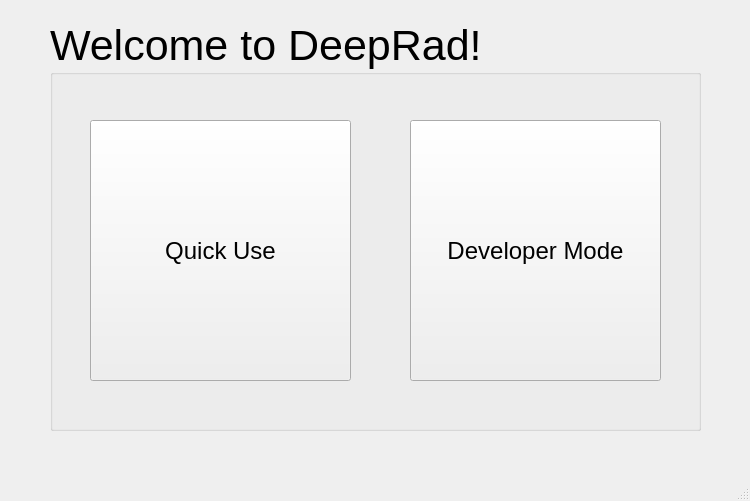
<?xml version="1.0" encoding="UTF-8"?>
<ui version="4.0">
 <class>MainWindow</class>
 <widget class="QMainWindow" name="MainWindow">
  <property name="geometry">
   <rect>
    <x>0</x>
    <y>0</y>
    <width>750</width>
    <height>501</height>
   </rect>
  </property>
  <property name="windowTitle">
   <string>MainWindow</string>
  </property>
  <widget class="QWidget" name="centralwidget">
   <widget class="QGroupBox" name="groupBox">
    <property name="geometry">
     <rect>
      <x>50</x>
      <y>20</y>
      <width>651</width>
      <height>411</height>
     </rect>
    </property>
    <property name="font">
     <font>
      <pointsize>32</pointsize>
      <weight>50</weight>
      <bold>false</bold>
     </font>
    </property>
    <property name="title">
     <string>Welcome to DeepRad!</string>
    </property>
    <widget class="QPushButton" name="pushButton">
     <property name="geometry">
      <rect>
       <x>40</x>
       <y>100</y>
       <width>261</width>
       <height>261</height>
      </rect>
     </property>
     <property name="font">
      <font>
       <pointsize>18</pointsize>
      </font>
     </property>
     <property name="text">
      <string>Quick Use</string>
     </property>
    </widget>
    <widget class="QPushButton" name="pushButton_2">
     <property name="geometry">
      <rect>
       <x>360</x>
       <y>100</y>
       <width>251</width>
       <height>261</height>
      </rect>
     </property>
     <property name="font">
      <font>
       <pointsize>18</pointsize>
      </font>
     </property>
     <property name="text">
      <string>Developer Mode</string>
     </property>
    </widget>
   </widget>
  </widget>
  <widget class="QMenuBar" name="menubar">
   <property name="geometry">
    <rect>
     <x>0</x>
     <y>0</y>
     <width>750</width>
     <height>22</height>
    </rect>
   </property>
  </widget>
  <widget class="QStatusBar" name="statusbar"/>
 </widget>
 <resources/>
 <connections/>
</ui>
